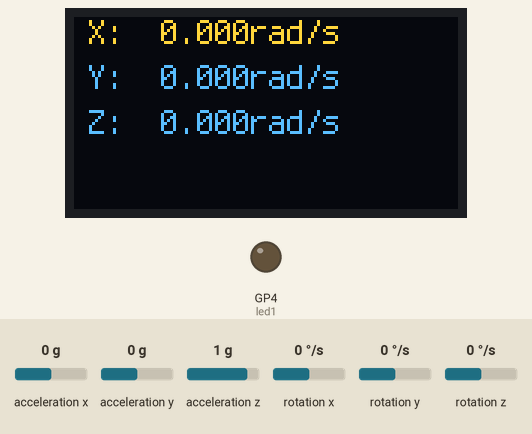
Recording of a program running on a simulated Raspberry Pi Pico running CircuitPython. Parts: 128×64 one-colour display, output pins drawn as LEDs (lit = HIGH). The inputs (shaded band) are chosen by the test bench; at power-on: acceleration z 1 g, rotation x 0 °/s, rotation y 0 °/s, rotation z 0 °/s, acceleration x 0 g, acceleration y 0 g. The OLED is the two-colour kind (top 16 rows yellow); what the program prints to the serial console is not drawn.

Above: at 1.2 s.
1.3 s: acceleration z set to 0.6 g
2.8 s: acceleration z set to 0.3 g
At 3.4 s:
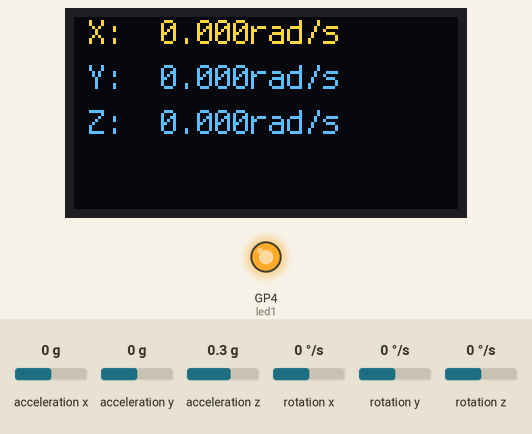
4.5 s: rotation x set to -192 °/s
At 5.2 s:
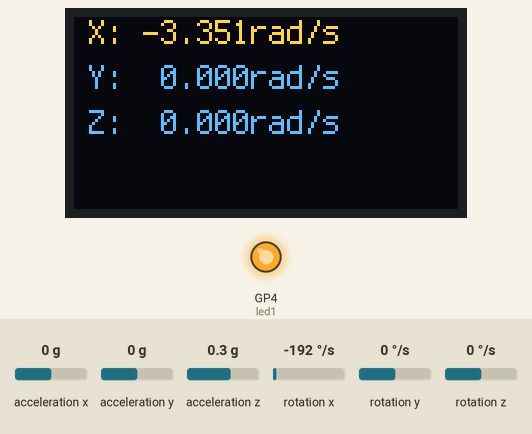
6.0 s: rotation y set to -192 °/s
At 6.5 s:
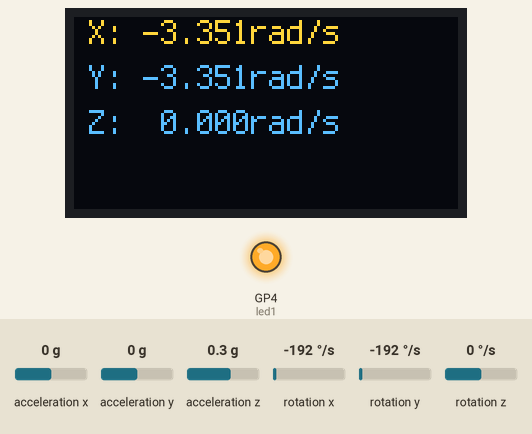
7.5 s: rotation z set to -192 °/s
At 7.9 s:
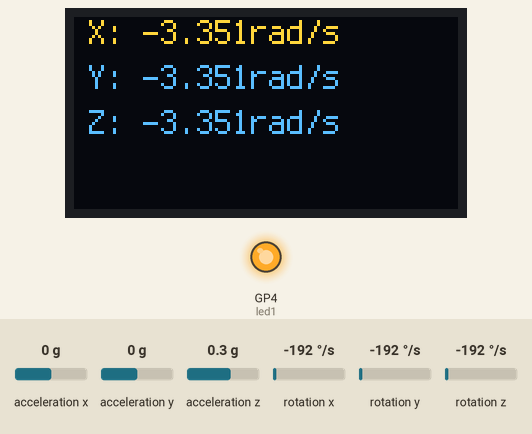
Timing chart, 0 to 10.0 s (numbered marks = the images above; inputs shaded):
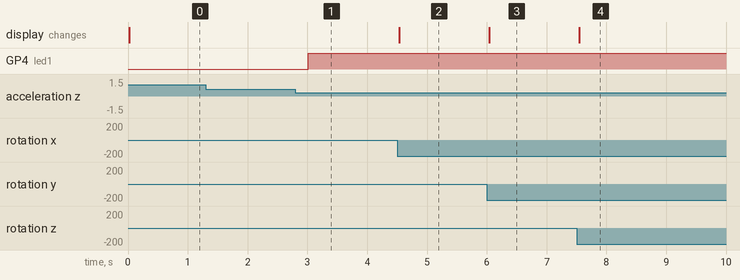

The program:

CrashAvoidence3.py
```python
import adafruit_mpu6050
import busio
import board
import time
import adafruit_displayio_ssd1306
import digitalio
import terminalio
import displayio
from adafruit_display_text import label


displayio.release_displays() # this needs to be first in the code
sda_pin = board.GP14
scl_pin = board.GP15
i2c = busio.I2C(scl_pin, sda_pin)
display_bus = displayio.I2CDisplay(i2c, device_address=0x3d, reset=board.GP6)
display = adafruit_displayio_ssd1306.SSD1306(display_bus, width=128, height=64) # pin address and setup for oled display

# create the display group
splash = displayio.Group()

# add title block to display group
title = "ANGULAR VELOCITY"
# the order of this command is (font, text, text color, and location)
text_area = label.Label(terminalio.FONT, text=title, color=0xFFFF00, x=5, y=5)
splash.append(text_area)
# send display group to screen
display.show(splash)


led1 = digitalio.DigitalInOut(board.GP4)
led1.direction = digitalio.Direction.OUTPUT


mpu = adafruit_mpu6050.MPU6050(i2c)
mpu.gyro
# tells the angles of the code and tells the code to run through on repeat.


while True:
    acc = mpu.acceleration # new var
    print(f"X: {acc[0]} m/s^2 Y: {acc[1]} m/s^2 Z: {acc[2]} m/s^2") # print x, y, and z values
    gyro = mpu.gyro # new var for gyro
    text_area.text = f"X: {gyro[0]: .3f}rad/s\nY: {gyro[1]: .3f}rad/s\nZ: {gyro[2]: .3f}rad/s"  # print the values on the oled display, .3f means 3 decimal point
    # \n breaks the line and goes to next row for the following text
    print(f" x angular acceleration {mpu.acceleration[0]}")
    print(f" y angular acceleration {mpu.acceleration[1]}")
    print(f" z angular acceleration {mpu.acceleration[2]}")
    print("")
    print("")
    time.sleep(1.5)

    if mpu.acceleration[2]<4:
        led1.value = True

    else:
        led1.value=False
    
```

Measured:
- the behaviour switches between 0.5 and 0.4 g on acceleration z (found by bisection; images 0 and 1)
- after the input at 1.3 s, every drawn part: stays the same
- after the input at 2.8 s, GP4 (led1): LOW → HIGH after 0.21 s
- after the input at 4.5 s, the display: changes at once (image 2)
- after the input at 6.0 s, the display: changes at once (image 3)
- after the input at 7.5 s, the display: changes at once (image 4)
